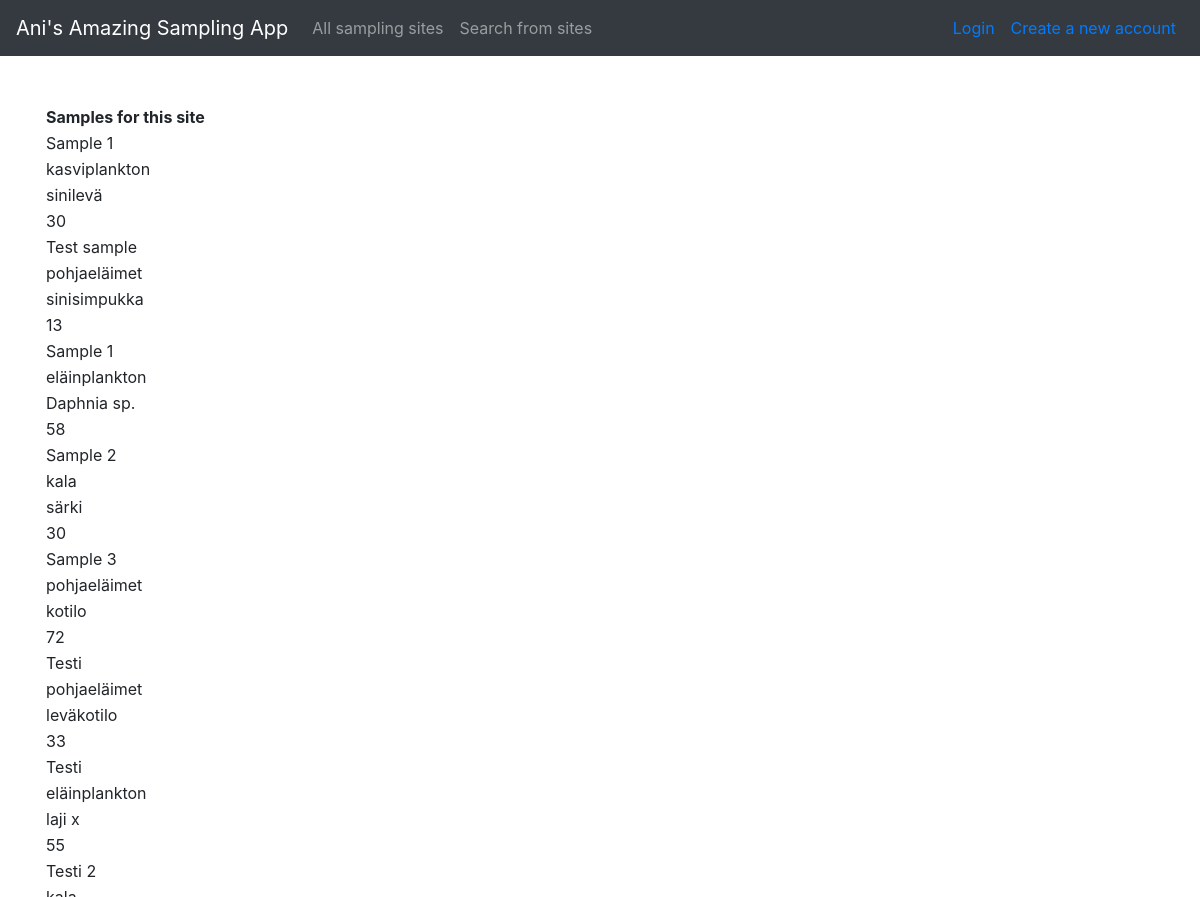
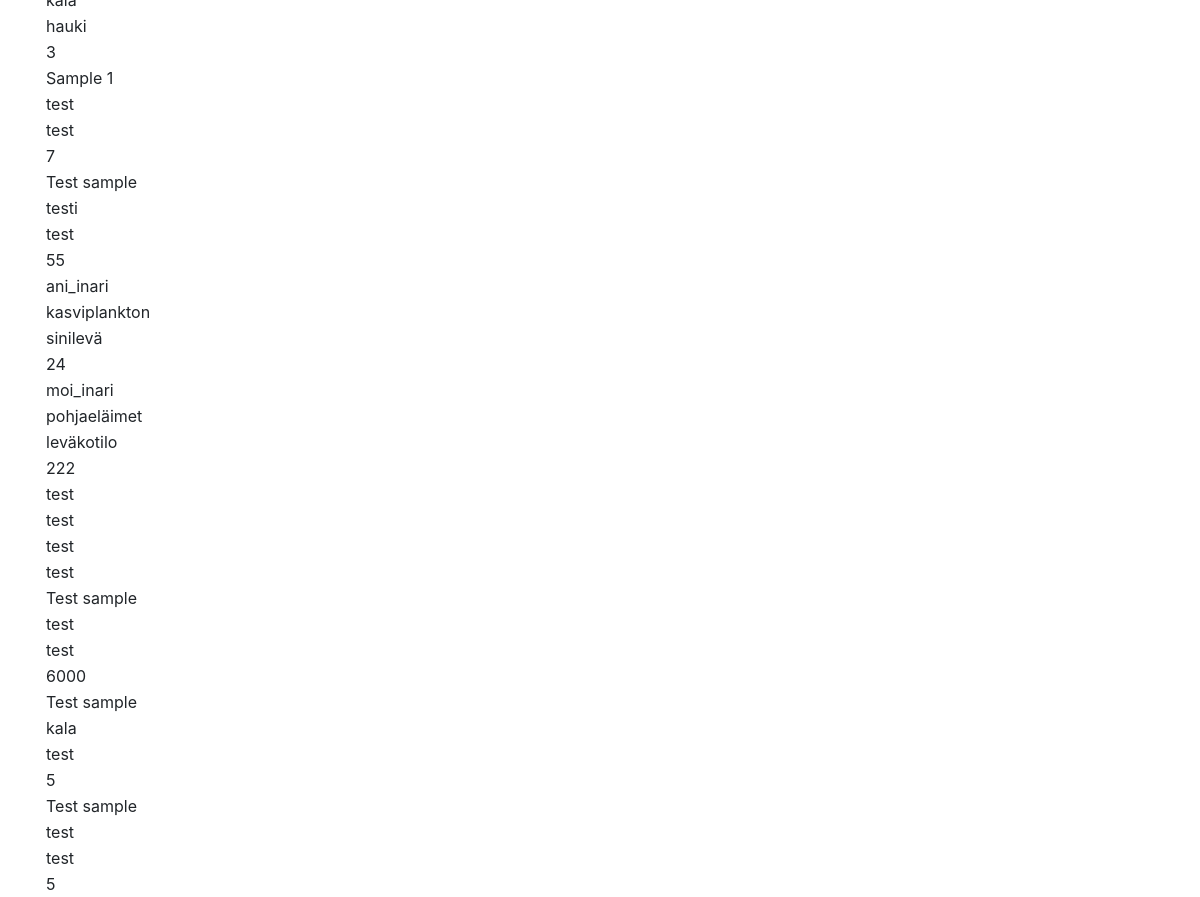
The app's page /samples, older data (2 pictures, top to bottom).
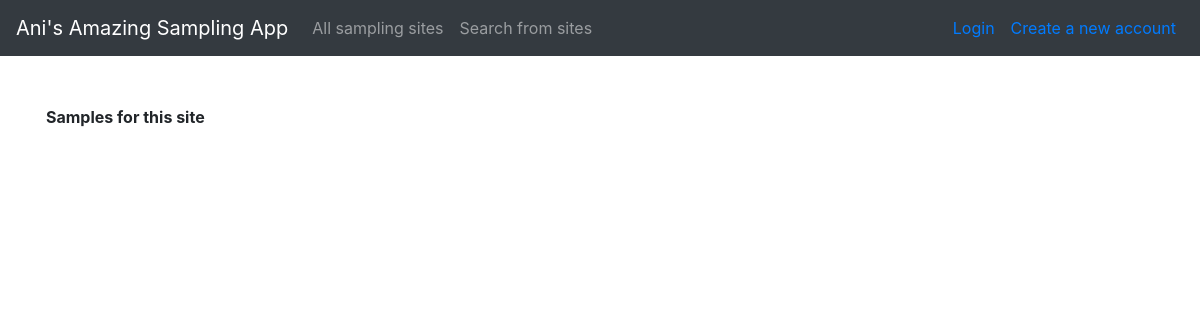
The same page, newer data.
### application/samples/models.py (models this page shows, shortened)
class Sample(Base):
    __tablename__="sample"
    samplename = db.Column(db.String(144), nullable=False)
    sampletype = db.Column(db.String(144), nullable=False, index=True)
    species = db.Column(db.String(144), nullable=False, index=True)
    amount = db.Column(db.String(144), nullable=False)
    site_id = db.Column(db.Integer, db.ForeignKey('site.id'),
                           nullable=False)

### application/samples/views.py (the view)
@app.route("/samples", methods=["GET"])
def samples_index():
    return render_template("samples/list.html", samples = Sample.query.all())

### application/templates/samples/list.html
{% extends "layout.html" %}
{% block body %}
<table>
  <br>
  <tr>
    <th>Samples for this site</th>
  </tr>
  {% for sample in samples %}
  <tr>
    <td>{{ sample.samplename }}</td>
  </tr>
  <tr>
    <td>{{ sample.sampletype }}</td>
  </tr>
  <tr>
    <td>{{ sample.species }}</td>
  </tr>
  <tr>
    <td>{{ sample.amount }}</td>
  </tr>
  {% endfor %}
</table>
{% endblock %}

Row changes from the older to the newer data that the page shows:
removed Sample: samplename "Sample 1", sampletype "kasviplankton", species "sinilevä", amount "30"
removed Sample: samplename "Test sample", sampletype "pohjaeläimet", species "sinisimpukka", amount "13"
removed Sample: samplename "Sample 1", sampletype "eläinplankton", species "Daphnia sp.", amount "58"
removed Sample: samplename "Sample 2", sampletype "kala", species "särki", amount "30"
removed Sample: samplename "Sample 3", sampletype "pohjaeläimet", species "kotilo", amount "72"
removed Sample: samplename "Testi", sampletype "pohjaeläimet", species "leväkotilo", amount "33"
removed Sample: samplename "Testi", sampletype "eläinplankton", species "laji x", amount "55"
removed Sample: samplename "Testi 2", sampletype "kala", species "hauki", amount "3"
removed Sample: samplename "Sample 1", sampletype "test", species "test", amount "7"
removed Sample: samplename "Test sample", sampletype "testi", species "test", amount "55"
removed Sample: samplename "ani_inari", sampletype "kasviplankton", species "sinilevä", amount "24"
removed Sample: samplename "moi_inari", sampletype "pohjaeläimet", species "leväkotilo", amount "222"
removed Sample: samplename "test", sampletype "test", species "test", amount "test"
removed Sample: samplename "Test sample", sampletype "test", species "test", amount "6000"
removed Sample: samplename "Test sample", sampletype "kala", species "test", amount "5"
removed Sample: samplename "Test sample", sampletype "test", species "test", amount "5"
